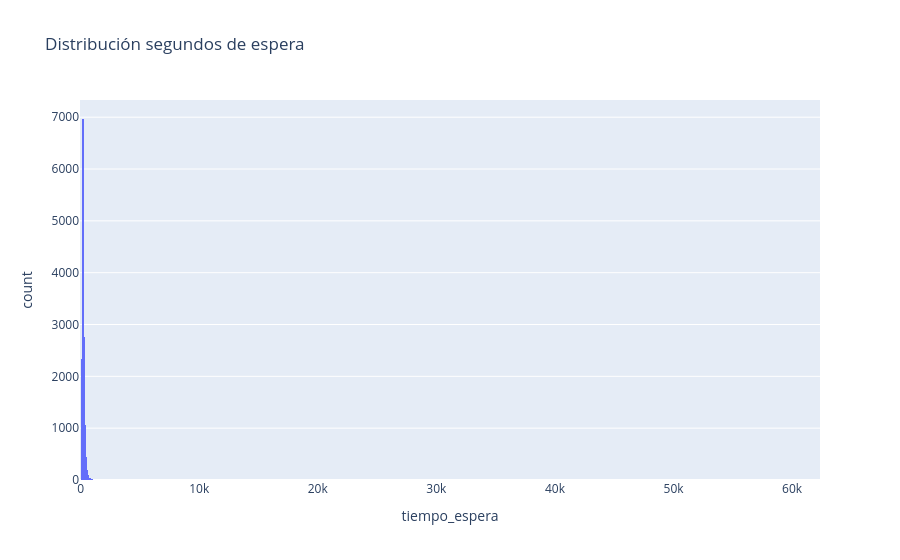
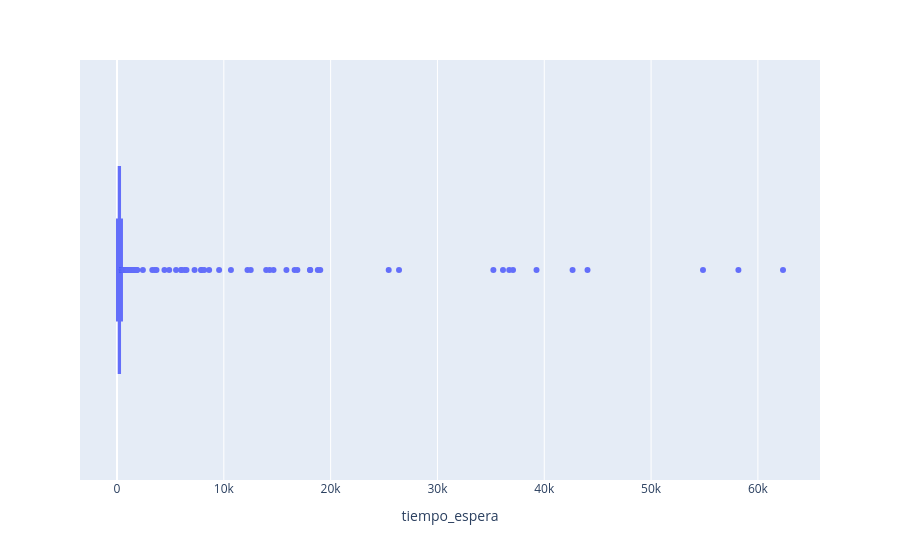

The notebook cell saved with these charts, in order:
### Markdown cell above
### Análisis tiempo de espera

### Code cell
px.histogram(df_original, 'tiempo_espera', title='Distribución segundos de espera').show()
px.box(df_original, 'tiempo_espera').show()

### Figure 1 — Plotly figure (JSON) as saved in the notebook; plotly's stock layout.template omitted (floating-point values rounded to 4 significant figures; data arrays with more than 128 entries replaced by an {"elided": "..."} marker saying what was removed)
{"data": [{"alignmentgroup": "True", "bingroup": "x", "hovertemplate": "tiempo_espera=%{x}<br>count=%{y}<extra></extra>", "legendgroup": "", "marker": {"color": "#636efa", "pattern": {"shape": ""}}, "name": "", "offsetgroup": "", "orientation": "v", "showlegend": false, "type": "histogram", "x": {"elided": "13997 float values"}, "xaxis": "x", "yaxis": "y"}], "layout": {"barmode": "relative", "legend": {"tracegroupgap": 0}, "title": {"text": "Distribución segundos de espera"}, "xaxis": {"anchor": "y", "domain": [0, 1], "title": {"text": "tiempo_espera"}}, "yaxis": {"anchor": "x", "domain": [0, 1], "title": {"text": "count"}}}}

### Figure 2 — Plotly figure (JSON) as saved in the notebook; plotly's stock layout.template omitted (floating-point values rounded to 4 significant figures; data arrays with more than 128 entries replaced by an {"elided": "..."} marker saying what was removed)
{"data": [{"alignmentgroup": "True", "hovertemplate": "tiempo_espera=%{x}<extra></extra>", "legendgroup": "", "marker": {"color": "#636efa"}, "name": "", "notched": false, "offsetgroup": "", "orientation": "h", "showlegend": false, "type": "box", "x": {"elided": "13997 float values"}, "x0": " ", "xaxis": "x", "y0": " ", "yaxis": "y"}], "layout": {"boxmode": "group", "legend": {"tracegroupgap": 0}, "margin": {"t": 60}, "xaxis": {"anchor": "y", "domain": [0, 1], "title": {"text": "tiempo_espera"}}, "yaxis": {"anchor": "x", "domain": [0, 1]}}}
